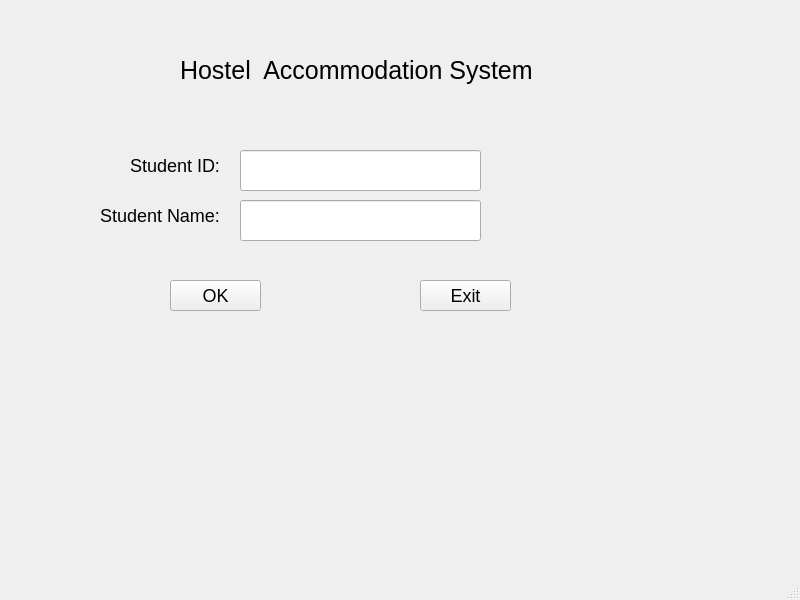
<?xml version="1.0" encoding="UTF-8"?>
<ui version="4.0">
 <class>MainWindow</class>
 <widget class="QMainWindow" name="MainWindow">
  <property name="geometry">
   <rect>
    <x>0</x>
    <y>0</y>
    <width>800</width>
    <height>600</height>
   </rect>
  </property>
  <property name="windowTitle">
   <string>MainWindow</string>
  </property>
  <widget class="QWidget" name="centralwidget">
   <widget class="QLabel" name="label">
    <property name="geometry">
     <rect>
      <x>180</x>
      <y>50</y>
      <width>381</width>
      <height>41</height>
     </rect>
    </property>
    <property name="styleSheet">
     <string notr="true">QLabel{
font-size: 25px;
}</string>
    </property>
    <property name="text">
     <string>Hostel  Accommodation System</string>
    </property>
   </widget>
   <widget class="QLabel" name="label_2">
    <property name="geometry">
     <rect>
      <x>130</x>
      <y>150</y>
      <width>101</width>
      <height>31</height>
     </rect>
    </property>
    <property name="styleSheet">
     <string notr="true">QLabel{
font-size: 18px;
}</string>
    </property>
    <property name="text">
     <string>Student ID:</string>
    </property>
   </widget>
   <widget class="QLabel" name="label_3">
    <property name="geometry">
     <rect>
      <x>100</x>
      <y>200</y>
      <width>141</width>
      <height>31</height>
     </rect>
    </property>
    <property name="styleSheet">
     <string notr="true">QLabel{
font-size: 18px;
}</string>
    </property>
    <property name="text">
     <string>Student Name:</string>
    </property>
   </widget>
   <widget class="QLineEdit" name="lineEdit">
    <property name="geometry">
     <rect>
      <x>240</x>
      <y>150</y>
      <width>241</width>
      <height>41</height>
     </rect>
    </property>
    <property name="styleSheet">
     <string notr="true">QLineEdit{
font-size: 18px;
}</string>
    </property>
   </widget>
   <widget class="QLineEdit" name="lineEdit_2">
    <property name="geometry">
     <rect>
      <x>240</x>
      <y>200</y>
      <width>241</width>
      <height>41</height>
     </rect>
    </property>
    <property name="styleSheet">
     <string notr="true">QLineEdit{
font-size: 18px;
}</string>
    </property>
   </widget>
   <widget class="QPushButton" name="pushButton">
    <property name="geometry">
     <rect>
      <x>170</x>
      <y>280</y>
      <width>91</width>
      <height>31</height>
     </rect>
    </property>
    <property name="styleSheet">
     <string notr="true">QPushButton{
font-size: 18px;
}</string>
    </property>
    <property name="text">
     <string>OK</string>
    </property>
   </widget>
   <widget class="QPushButton" name="pushButton_2">
    <property name="geometry">
     <rect>
      <x>420</x>
      <y>280</y>
      <width>91</width>
      <height>31</height>
     </rect>
    </property>
    <property name="styleSheet">
     <string notr="true">QPushButton{
font-size: 18px;
}</string>
    </property>
    <property name="text">
     <string>Exit</string>
    </property>
   </widget>
  </widget>
  <widget class="QMenuBar" name="menubar">
   <property name="geometry">
    <rect>
     <x>0</x>
     <y>0</y>
     <width>800</width>
     <height>23</height>
    </rect>
   </property>
  </widget>
  <widget class="QStatusBar" name="statusbar"/>
 </widget>
 <resources/>
 <connections/>
</ui>
